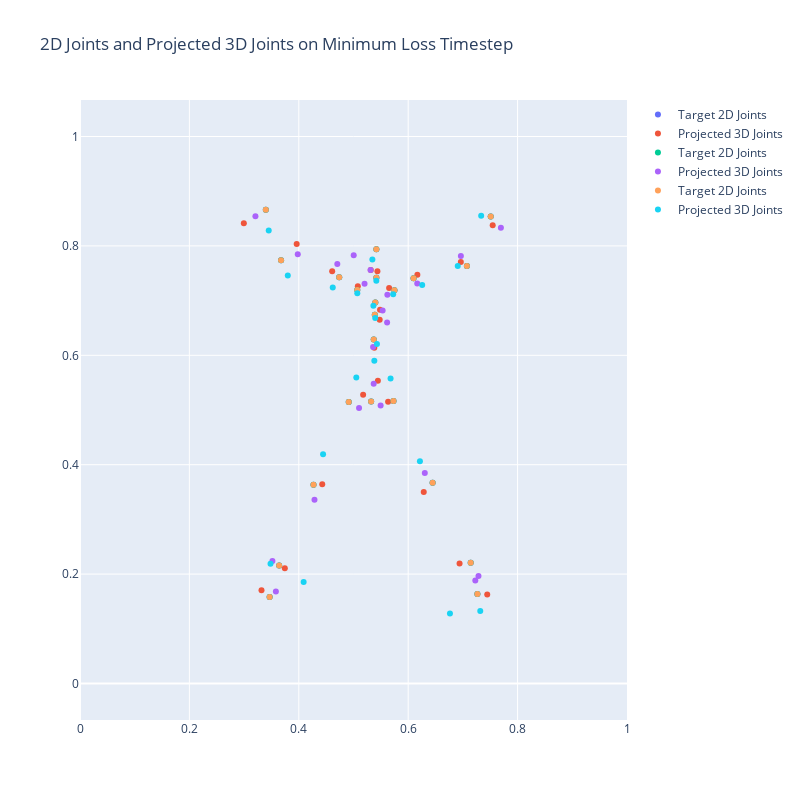

Here is the notebook cell this chart was saved with:
### Code cell
import numpy as np
import torch as th
import sys
sys.path.append('/home/mint/Dev/HumanMotion/Diffusion-Noise-Optimization/')
from sample.reprojection_condition import reprojection_loss

# 2D joints
target_joints_2d = np.array([[305.5, 278.5], [329.0, 278.0], [282.0, 279.0], [308.25, 213.5], [370.0, 364.0], [245.0, 366.0], [309.34999999999997, 187.5], [410.0, 448.0], [209.0, 451.0], [309.90000000000003, 174.5], [417.0, 481.0], [199.0, 484.0], [311.0, 148.5], [329.95000000000005, 161.75], [290.95000000000005, 161.25], [311.0, 118.5], [350.0, 149.0], [272.0, 148.0], [406.0, 136.0], [211.0, 130.0], [431.0, 84.0], [195.0, 77.0]])
# Normalized to 0-1
h, w, _ = (574, 575, 3)
target_joints_2d[..., 0] = target_joints_2d[..., 0] / h
target_joints_2d[..., 1] = target_joints_2d[..., 1] / w
target_joints_2d = target_joints_2d[None, None, :, :]
target_joints_2d = th.tensor(target_joints_2d, dtype=th.float32)
print("Joints 2d: ", target_joints_2d.shape)

dat = '/home/mint/Dev/HumanMotion/Diffusion-Noise-Optimization/save/mdm_avg_dno/samples_000500000_avg_seed20_a_person_is_standing_stilll/pose_editing_reprojection_dno/results.npy'
# dat = '/home/mint/Dev/HumanMotion/Diffusion-Noise-Optimization/save/mdm_avg_dno/samples_000500000_avg_seed20_a_person_is_standing/pose_editing_reprojection_dno/results.npy'
# dat = '/home/mint/Dev/HumanMotion/Diffusion-Noise-Optimization/save/mdm_avg_dno/samples_000500000_avg_seed20_a_standing_still_person/pose_editing_reprojection_dno/results.npy'
dat = np.load(dat, allow_pickle=True).item()
cam_dat = th.load('/home/mint/Dev/HumanMotion/Diffusion-Noise-Optimization/save/mdm_avg_dno/samples_000500000_avg_seed20_a_person_is_standing_stilll/pose_editing_reprojection_dno/cam_dict.pt')
# cam_dat = th.load('/home/mint/Dev/HumanMotion/Diffusion-Noise-Optimization/save/mdm_avg_dno/samples_000500000_avg_seed20_a_person_is_standing/pose_editing_reprojection_dno/cam_dict.pt')
# cam_dat = th.load('/home/mint/Dev/HumanMotion/Diffusion-Noise-Optimization/save/mdm_avg_dno/samples_000500000_avg_seed20_a_standing_still_person/pose_editing_reprojection_dno/cam_dict.pt')

joints_3d = dat['motion']   # B x 22 x 3 x T
cam_dict = cam_dat
for k, v in cam_dict.items():
    print(k, ": ", v.shape)
joints_3d = th.tensor(joints_3d, dtype=th.float32)[1:, ...]
joints_3d = joints_3d.permute(0, 3, 1, 2)
print("Joints 3d: ", joints_3d.shape)
loss, joints_3d_projection = reprojection_loss(joints_3d, target_joints_2d, cam_dict)
print(joints_3d_projection[0][90])
print(joints_3d_projection[1][90])
print(joints_3d_projection[2][90])
print("Loss: ", loss.shape)

loss = loss.detach().cpu().numpy()
loss = loss.sum(axis=(2, 3))
import matplotlib.pyplot as plt
batch_size = loss.shape[0]
# Iterate over each batch
plt.figure(figsize=(10, 6))
for i in range(batch_size):
    min_loss_timestep = np.argmin(loss[i, :])
    min_loss_value = loss[i, min_loss_timestep]

    plt.plot(loss[i, :], label=f"Batch {i}", marker="o", markersize=3, linestyle="-")
    plt.axhline(y=min_loss_value, color="r", linestyle="--", alpha=0.5)  # Highlight min loss
    plt.axvline(x=min_loss_timestep, color="g", linestyle="--", alpha=0.5)  # Highlight min timestep

# Apply log scale
plt.yscale("log")

# Labels and title
plt.xlabel("Timestep")
plt.ylabel("Loss (log scale)")
plt.title("Loss Over Timesteps for Each Batch")
plt.legend()
plt.grid(True, which="both", linestyle="--", linewidth=0.5)

# Show plot
plt.show()


# Plot joints 2d on the minimum loss timestep
min_loss_timestep = min_loss_timestep.item()
print("Minimum loss timestep: ", min_loss_timestep)
min_loss_value = min_loss_value.item()
print("Minimum loss value: ", min_loss_value)
joints_3d_projection = joints_3d_projection.detach().cpu().numpy()
# joints_3d_projection = joints_3d_projection[:, min_loss_timestep, ...]

import plotly.graph_objects as go
fig = go.Figure()
for i in range(batch_size):
    fig.add_trace(go.Scatter(x=target_joints_2d[0, 0, :, 0], y=1-target_joints_2d[0, 0, :, 1], mode='markers', name='Target 2D Joints'))
    fig.add_trace(go.Scatter(x=joints_3d_projection[i, min_loss_timestep, :, 0], y=1-joints_3d_projection[i, min_loss_timestep, :, 1], mode='markers', name='Projected 3D Joints'))
    fig.update_layout(title_text="2D Joints and Projected 3D Joints on Minimum Loss Timestep")
    # Make it's square grid and equal aspect ratio with 0-1 range
    fig.update_xaxes(range=[0, 1])
    fig.update_yaxes(range=[0, 1])
    fig.update_xaxes(scaleanchor="y", scaleratio=1)
    fig.update_yaxes(scaleanchor="x", scaleratio=1)
    fig.update_layout(width=800, height=800)
fig.show()

### Figure 1 — Plotly figure (JSON) as saved in the notebook; plotly's stock layout.template omitted (floating-point values rounded to 4 significant figures)
{"data": [{"mode": "markers", "name": "Target 2D Joints", "type": "scatter", "x": [0.5322, 0.5732, 0.4913, 0.537, 0.6446, 0.4268, 0.5389, 0.7143, 0.3641, 0.5399, 0.7265, 0.3467, 0.5418, 0.5748, 0.5069, 0.5418, 0.6098, 0.4739, 0.7073, 0.3676, 0.7509, 0.3397], "y": [0.5157, 0.5165, 0.5148, 0.6287, 0.367, 0.3635, 0.6739, 0.2209, 0.2157, 0.6965, 0.1635, 0.1583, 0.7417, 0.7187, 0.7196, 0.7939, 0.7409, 0.7426, 0.7635, 0.7739, 0.8539, 0.8661]}, {"mode": "markers", "name": "Projected 3D Joints", "type": "scatter", "x": [0.5446, 0.5633, 0.5176, 0.5381, 0.6284, 0.4428, 0.5479, 0.6939, 0.3744, 0.5485, 0.7445, 0.3318, 0.5315, 0.5651, 0.5079, 0.5437, 0.6168, 0.461, 0.6962, 0.3961, 0.7545, 0.2995], "y": [0.5536, 0.5152, 0.5277, 0.6136, 0.3501, 0.3643, 0.6649, 0.2193, 0.2106, 0.6831, 0.1625, 0.1704, 0.7559, 0.7231, 0.7263, 0.7537, 0.7472, 0.7537, 0.7707, 0.8036, 0.8377, 0.8415]}, {"mode": "markers", "name": "Target 2D Joints", "type": "scatter", "x": [0.5322, 0.5732, 0.4913, 0.537, 0.6446, 0.4268, 0.5389, 0.7143, 0.3641, 0.5399, 0.7265, 0.3467, 0.5418, 0.5748, 0.5069, 0.5418, 0.6098, 0.4739, 0.7073, 0.3676, 0.7509, 0.3397], "y": [0.5157, 0.5165, 0.5148, 0.6287, 0.367, 0.3635, 0.6739, 0.2209, 0.2157, 0.6965, 0.1635, 0.1583, 0.7417, 0.7187, 0.7196, 0.7939, 0.7409, 0.7426, 0.7635, 0.7739, 0.8539, 0.8661]}, {"mode": "markers", "name": "Projected 3D Joints", "type": "scatter", "x": [0.5369, 0.5496, 0.5101, 0.5358, 0.6303, 0.4287, 0.5614, 0.7285, 0.3518, 0.5532, 0.7227, 0.3581, 0.5312, 0.5619, 0.5202, 0.5004, 0.6166, 0.4704, 0.6963, 0.3981, 0.7695, 0.3207], "y": [0.548, 0.5083, 0.5036, 0.615, 0.3848, 0.3359, 0.6601, 0.1966, 0.2238, 0.6818, 0.1885, 0.1682, 0.756, 0.7109, 0.7308, 0.7828, 0.7311, 0.7671, 0.7815, 0.7846, 0.8332, 0.8541]}, {"mode": "markers", "name": "Target 2D Joints", "type": "scatter", "x": [0.5322, 0.5732, 0.4913, 0.537, 0.6446, 0.4268, 0.5389, 0.7143, 0.3641, 0.5399, 0.7265, 0.3467, 0.5418, 0.5748, 0.5069, 0.5418, 0.6098, 0.4739, 0.7073, 0.3676, 0.7509, 0.3397], "y": [0.5157, 0.5165, 0.5148, 0.6287, 0.367, 0.3635, 0.6739, 0.2209, 0.2157, 0.6965, 0.1635, 0.1583, 0.7417, 0.7187, 0.7196, 0.7939, 0.7409, 0.7426, 0.7635, 0.7739, 0.8539, 0.8661]}, {"mode": "markers", "name": "Projected 3D Joints", "type": "scatter", "x": [0.5381, 0.5678, 0.5051, 0.5429, 0.6214, 0.4444, 0.5397, 0.6763, 0.4089, 0.5364, 0.7317, 0.3483, 0.5417, 0.5725, 0.507, 0.5345, 0.6256, 0.462, 0.6906, 0.3799, 0.7334, 0.345], "y": [0.5899, 0.5575, 0.5594, 0.6206, 0.4065, 0.419, 0.6683, 0.128, 0.1855, 0.6906, 0.1328, 0.2189, 0.7365, 0.7118, 0.7134, 0.775, 0.7287, 0.724, 0.7634, 0.7458, 0.855, 0.8283]}], "layout": {"height": 800, "title": {"text": "2D Joints and Projected 3D Joints on Minimum Loss Timestep"}, "width": 800, "xaxis": {"range": [0, 1], "scaleanchor": "y", "scaleratio": 1}, "yaxis": {"range": [0, 1], "scaleanchor": "x", "scaleratio": 1}}}
